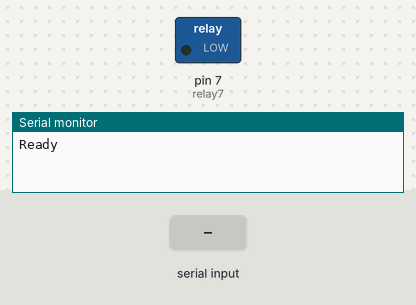
A sketch run on a simulated Arduino Uno, built with avr-gcc and run on an emulated ATmega328P. On the bench: switched loads named in the sketch (green lamp = pin HIGH), the last lines printed to the serial monitor. The inputs (shaded band) are chosen by the test bench.

Above: at 1.2 s.
1.3 s: "1" received over Serial
At 1.7 s:
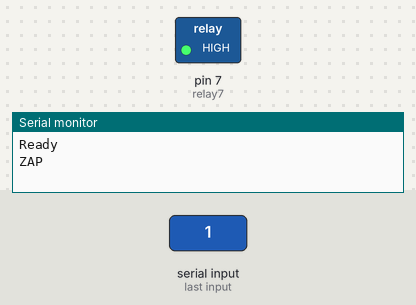
Timing chart, 0 to 4.3 s (numbered marks = the images above; inputs shaded):
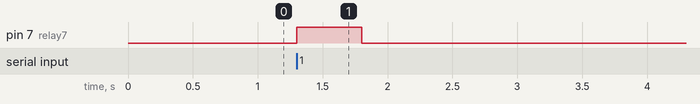

Measured:
- after the input at 1.3 s, pin 7 (relay7): LOW → HIGH at once, → LOW 0.50 s later

The sketch:

uno-zap.ino
```cpp
int relay7 = 7;

bool alert = false;

void setup() {
  pinMode(relay7, OUTPUT);
  digitalWrite(relay7, LOW);

  Serial.begin(9600);
  Serial.println("Ready");
}

void loop() {
  if (Serial.available() > 0) {
    Serial.read();
    alert = true;
  }

  if (alert) {
    trigger();
    alert = false;
  }
}

void trigger() {
  Serial.println("ZAP");
  digitalWrite(relay7, HIGH);
  delay(500);
  digitalWrite(relay7, LOW);
}
```
